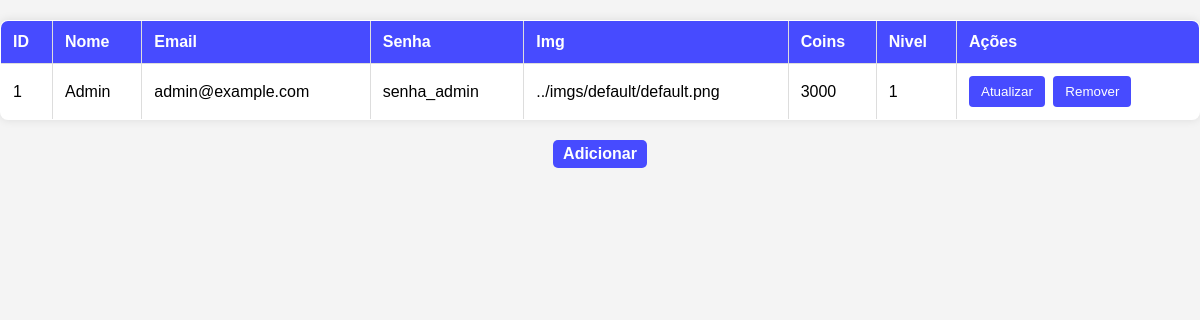
The page /pages/usuarios.php (signed in) on the database its author committed.
### tables this page shows
CREATE TABLE IF NOT EXISTS usuario (
    id_usuario INT PRIMARY KEY AUTO_INCREMENT,
    nome_usuario VARCHAR(255) NOT NULL,
    email VARCHAR(255) NOT NULL,  
    senha VARCHAR(50) NOT NULL,
    img_url VARCHAR(255) DEFAULT "../imgs/default/default.png",
    coins INT NOT NULL DEFAULT 3000,
    nivel INT NOT NULL DEFAULT 0
);

### pages/usuarios.php (the view, shortened to what this page needs)
<?php
include_once("config.php");
$sql = "SELECT * FROM usuario";
$resultado = $conn->query($sql);
if ($resultado->num_rows > 0) {
    echo "<table border='1'>
            <tr>
                <th>ID</th>
                <th>Nome</th>
                <th>Email</th>
                <th>Senha</th>
                <th>Img</th>
                <th>Coins</th>
                <th>Nivel</th>
                <th>Ações</th>
            </tr>";
    while ($row = $resultado->fetch_assoc()) {
        echo "<tr>
                <td>{$row['id_usuario']}</td>
                <td>{$row['nome_usuario']}</td>
                <td>{$row['email']}</td>
                <td>{$row['senha']}</td>
                <td>{$row['img_url']}</td>
                <td>{$row['coins']}</td>
                <td>{$row['nivel']}</td>
                <td>
                <button onclick='atualizar({$row['id_usuario']})'>Atualizar</button>
                <button onclick='remover({$row['id_usuario']})'>Remover</button>
            </td>
              </tr>";
    }
    echo "</table>";
} else {
    echo "Nenhum resultado encontrado na tabela.";
}
?>
<!DOCTYPE html>
<html lang="pt-br">
<head>
</head>
<body>
    <a href="src/adicionar_usuario.php">Adicionar</a>
</body>
</html>

### pages/usuarios.php (style rules this page uses)
body { font-family: 'Arial', sans-serif; margin: 0; padding: 0; background-color: #f4f4f4; display: flex; flex-direction: column; align-items: center; }
table { border-collapse: collapse; width: 100%; margin-top: 20px; box-shadow: 0 0 10px rgba(0, 0, 0, 0.1); background-color: #fff; border-radius: 8px; overflow: hidden; }
th, td { border: 1px solid #dddddd; text-align: left; padding: 12px; }
th { background-color: #474bff; color: white; }
a { text-decoration: none; color: #333; font-weight: bold; margin: 20px 0; background-color: #474bff; padding: 5px; padding-inline: 10px; border-radius: 5px; color: white; transition: 0.5s all ease; }
button { padding: 8px 12px; background-color: #474bff; color: white; border: none; border-radius: 4px; cursor: pointer; transition: background-color 0.3s; margin-right: 4px; }

### rows shown on the page
usuario: id_usuario "1", nome_usuario "Admin", email "admin@example.com", senha "senha_admin", img_url "../imgs/default/default.png", coins "3000", nivel "1"
